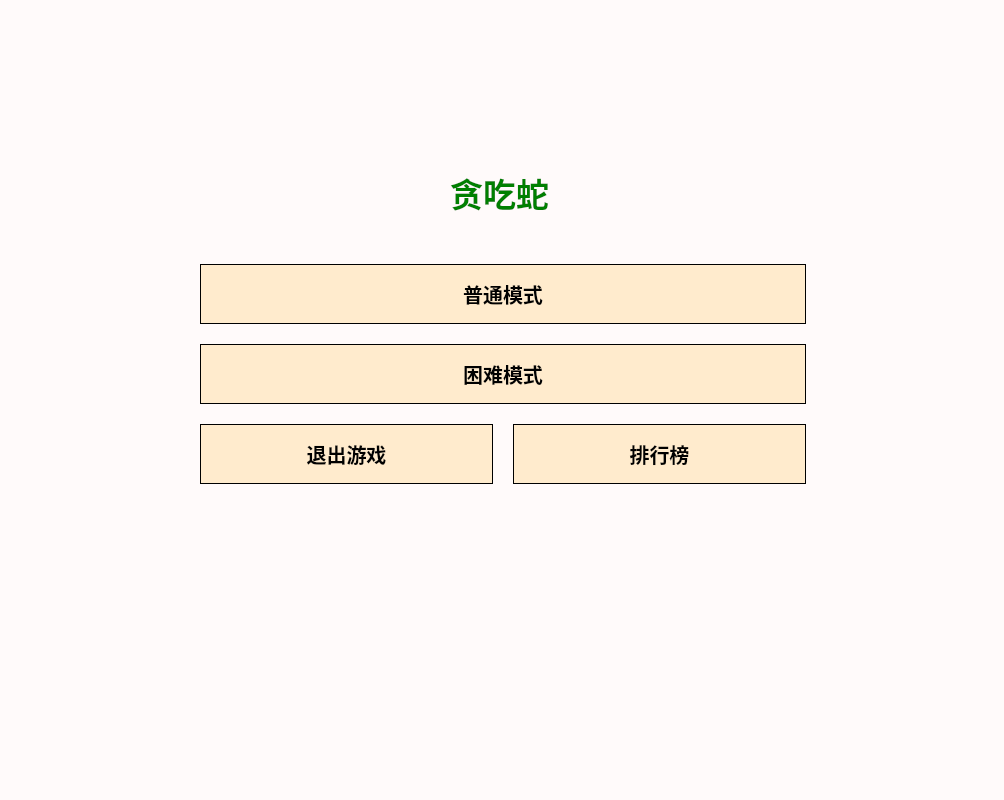
<?xml version="1.0" encoding="UTF-8"?>
<ui version="4.0">
 <class>Widget</class>
 <widget class="QWidget" name="Widget">
  <property name="geometry">
   <rect>
    <x>0</x>
    <y>0</y>
    <width>1004</width>
    <height>800</height>
   </rect>
  </property>
  <property name="minimumSize">
   <size>
    <width>1004</width>
    <height>800</height>
   </size>
  </property>
  <property name="maximumSize">
   <size>
    <width>1004</width>
    <height>800</height>
   </size>
  </property>
  <property name="windowTitle">
   <string>Widget</string>
  </property>
  <property name="styleSheet">
   <string notr="true">Widget{
border-width:2px;
border-color: rgb(0, 0, 0);
border-style:solid;
}
</string>
  </property>
  <widget class="QLabel" name="label">
   <property name="geometry">
    <rect>
     <x>0</x>
     <y>98</y>
     <width>1004</width>
     <height>604</height>
    </rect>
   </property>
   <property name="styleSheet">
    <string notr="true">QLabel{
border-width:2px;
border-color: rgb(0, 0, 0);
border-style:solid;
background-color: rgb(255, 235, 205);
}</string>
   </property>
   <property name="text">
    <string/>
   </property>
  </widget>
  <widget class="QLabel" name="label_2">
   <property name="geometry">
    <rect>
     <x>0</x>
     <y>0</y>
     <width>1004</width>
     <height>98</height>
    </rect>
   </property>
   <property name="styleSheet">
    <string notr="true">QLabel{
border-width:2px;
border-color: rgb(0, 0, 0);
border-style:solid;
border-bottom:none;
background-color:rgb(227, 227, 227);
}</string>
   </property>
   <property name="text">
    <string/>
   </property>
  </widget>
  <widget class="QLabel" name="label_3">
   <property name="geometry">
    <rect>
     <x>0</x>
     <y>702</y>
     <width>1004</width>
     <height>98</height>
    </rect>
   </property>
   <property name="styleSheet">
    <string notr="true">QLabel{
border-width:2px;
border-color: rgb(0, 0, 0);
border-style:solid;
border-top:none;
background-color:rgb(227, 227, 227);
}</string>
   </property>
   <property name="text">
    <string/>
   </property>
  </widget>
  <widget class="QLabel" name="label_4">
   <property name="geometry">
    <rect>
     <x>110</x>
     <y>730</y>
     <width>331</width>
     <height>41</height>
    </rect>
   </property>
   <property name="font">
    <font>
     <pointsize>17</pointsize>
    </font>
   </property>
   <property name="styleSheet">
    <string notr="true">QLabel{
color:red;
}</string>
   </property>
   <property name="text">
    <string/>
   </property>
  </widget>
  <widget class="QLabel" name="label_5">
   <property name="geometry">
    <rect>
     <x>570</x>
     <y>730</y>
     <width>121</width>
     <height>41</height>
    </rect>
   </property>
   <property name="font">
    <font>
     <pointsize>17</pointsize>
     <weight>75</weight>
     <bold>true</bold>
    </font>
   </property>
   <property name="text">
    <string/>
   </property>
  </widget>
  <widget class="QLabel" name="label_6">
   <property name="geometry">
    <rect>
     <x>450</x>
     <y>740</y>
     <width>71</width>
     <height>21</height>
    </rect>
   </property>
   <property name="font">
    <font>
     <pointsize>17</pointsize>
     <weight>75</weight>
     <bold>true</bold>
    </font>
   </property>
   <property name="text">
    <string/>
   </property>
  </widget>
  <widget class="QLabel" name="label_8">
   <property name="geometry">
    <rect>
     <x>0</x>
     <y>0</y>
     <width>1200</width>
     <height>800</height>
    </rect>
   </property>
   <property name="minimumSize">
    <size>
     <width>1200</width>
     <height>800</height>
    </size>
   </property>
   <property name="maximumSize">
    <size>
     <width>1200</width>
     <height>800</height>
    </size>
   </property>
   <property name="styleSheet">
    <string notr="true">QLabel{background-color:snow}</string>
   </property>
   <property name="text">
    <string/>
   </property>
  </widget>
  <widget class="QWidget" name="layoutWidget">
   <property name="geometry">
    <rect>
     <x>0</x>
     <y>0</y>
     <width>1006</width>
     <height>801</height>
    </rect>
   </property>
   <layout class="QVBoxLayout" name="verticalLayout_3">
    <property name="spacing">
     <number>0</number>
    </property>
    <item>
     <layout class="QVBoxLayout" name="verticalLayout_4">
      <property name="spacing">
       <number>0</number>
      </property>
      <item>
       <spacer name="verticalSpacer_2">
        <property name="orientation">
         <enum>Qt::Vertical</enum>
        </property>
        <property name="sizeType">
         <enum>QSizePolicy::Fixed</enum>
        </property>
        <property name="sizeHint" stdset="0">
         <size>
          <width>20</width>
          <height>150</height>
         </size>
        </property>
       </spacer>
      </item>
      <item>
       <layout class="QHBoxLayout" name="horizontalLayout_4">
        <property name="spacing">
         <number>0</number>
        </property>
        <item>
         <spacer name="horizontalSpacer_5">
          <property name="orientation">
           <enum>Qt::Horizontal</enum>
          </property>
          <property name="sizeType">
           <enum>QSizePolicy::Fixed</enum>
          </property>
          <property name="sizeHint" stdset="0">
           <size>
            <width>450</width>
            <height>20</height>
           </size>
          </property>
         </spacer>
        </item>
        <item>
         <widget class="QLabel" name="label_9">
          <property name="minimumSize">
           <size>
            <width>100</width>
            <height>50</height>
           </size>
          </property>
          <property name="maximumSize">
           <size>
            <width>100</width>
            <height>50</height>
           </size>
          </property>
          <property name="font">
           <font>
            <pointsize>25</pointsize>
            <weight>75</weight>
            <bold>true</bold>
           </font>
          </property>
          <property name="styleSheet">
           <string notr="true">QLabel{color:green;}</string>
          </property>
          <property name="text">
           <string>贪吃蛇</string>
          </property>
         </widget>
        </item>
        <item>
         <spacer name="horizontalSpacer_6">
          <property name="orientation">
           <enum>Qt::Horizontal</enum>
          </property>
          <property name="sizeHint" stdset="0">
           <size>
            <width>450</width>
            <height>20</height>
           </size>
          </property>
         </spacer>
        </item>
       </layout>
      </item>
      <item>
       <spacer name="verticalSpacer_4">
        <property name="orientation">
         <enum>Qt::Vertical</enum>
        </property>
        <property name="sizeType">
         <enum>QSizePolicy::Fixed</enum>
        </property>
        <property name="sizeHint" stdset="0">
         <size>
          <width>20</width>
          <height>30</height>
         </size>
        </property>
       </spacer>
      </item>
     </layout>
    </item>
    <item>
     <layout class="QHBoxLayout" name="horizontalLayout_2">
      <item>
       <spacer name="horizontalSpacer">
        <property name="orientation">
         <enum>Qt::Horizontal</enum>
        </property>
        <property name="sizeType">
         <enum>QSizePolicy::Fixed</enum>
        </property>
        <property name="sizeHint" stdset="0">
         <size>
          <width>200</width>
          <height>20</height>
         </size>
        </property>
       </spacer>
      </item>
      <item>
       <layout class="QVBoxLayout" name="verticalLayout">
        <property name="spacing">
         <number>20</number>
        </property>
        <item>
         <widget class="QPushButton" name="pushButton">
          <property name="minimumSize">
           <size>
            <width>0</width>
            <height>60</height>
           </size>
          </property>
          <property name="font">
           <font>
            <pointsize>15</pointsize>
            <weight>75</weight>
            <bold>true</bold>
           </font>
          </property>
          <property name="styleSheet">
           <string notr="true">QPushButton{
background-color: rgb(255, 235, 205);
border-style:solid;
border-color:black;
border-width:1px;
}

QPushButton:hover{background-color: rgb(255, 181, 8);}</string>
          </property>
          <property name="text">
           <string>普通模式</string>
          </property>
         </widget>
        </item>
        <item>
         <widget class="QPushButton" name="pushButton_2">
          <property name="minimumSize">
           <size>
            <width>0</width>
            <height>60</height>
           </size>
          </property>
          <property name="font">
           <font>
            <pointsize>15</pointsize>
            <weight>75</weight>
            <bold>true</bold>
           </font>
          </property>
          <property name="styleSheet">
           <string notr="true">QPushButton{
background-color: rgb(255, 235, 205);
border-style:solid;
border-color:black;
border-width:1px;
}

QPushButton:hover{background-color: rgb(255, 181, 8);}</string>
          </property>
          <property name="text">
           <string>困难模式</string>
          </property>
         </widget>
        </item>
        <item>
         <layout class="QHBoxLayout" name="horizontalLayout">
          <property name="spacing">
           <number>20</number>
          </property>
          <item>
           <widget class="QPushButton" name="pushButton_3">
            <property name="minimumSize">
             <size>
              <width>0</width>
              <height>60</height>
             </size>
            </property>
            <property name="font">
             <font>
              <pointsize>15</pointsize>
              <weight>75</weight>
              <bold>true</bold>
             </font>
            </property>
            <property name="styleSheet">
             <string notr="true">QPushButton{
background-color: rgb(255, 235, 205);
border-style:solid;
border-color:black;
border-width:1px;
}

QPushButton:hover{background-color: rgb(255, 181, 8);}</string>
            </property>
            <property name="text">
             <string>退出游戏</string>
            </property>
           </widget>
          </item>
          <item>
           <widget class="QPushButton" name="pushButton_4">
            <property name="minimumSize">
             <size>
              <width>0</width>
              <height>60</height>
             </size>
            </property>
            <property name="font">
             <font>
              <pointsize>15</pointsize>
              <weight>75</weight>
              <bold>true</bold>
             </font>
            </property>
            <property name="styleSheet">
             <string notr="true">QPushButton{
background-color: rgb(255, 235, 205);
border-style:solid;
border-color:black;
border-width:1px;
}

QPushButton:hover{background-color: rgb(255, 181, 8);}</string>
            </property>
            <property name="text">
             <string>排行榜</string>
            </property>
           </widget>
          </item>
         </layout>
        </item>
       </layout>
      </item>
      <item>
       <spacer name="horizontalSpacer_2">
        <property name="orientation">
         <enum>Qt::Horizontal</enum>
        </property>
        <property name="sizeType">
         <enum>QSizePolicy::Fixed</enum>
        </property>
        <property name="sizeHint" stdset="0">
         <size>
          <width>200</width>
          <height>20</height>
         </size>
        </property>
       </spacer>
      </item>
     </layout>
    </item>
    <item>
     <spacer name="verticalSpacer_5">
      <property name="orientation">
       <enum>Qt::Vertical</enum>
      </property>
      <property name="sizeType">
       <enum>QSizePolicy::Fixed</enum>
      </property>
      <property name="sizeHint" stdset="0">
       <size>
        <width>20</width>
        <height>300</height>
       </size>
      </property>
     </spacer>
    </item>
   </layout>
  </widget>
 </widget>
 <resources/>
 <connections/>
</ui>
